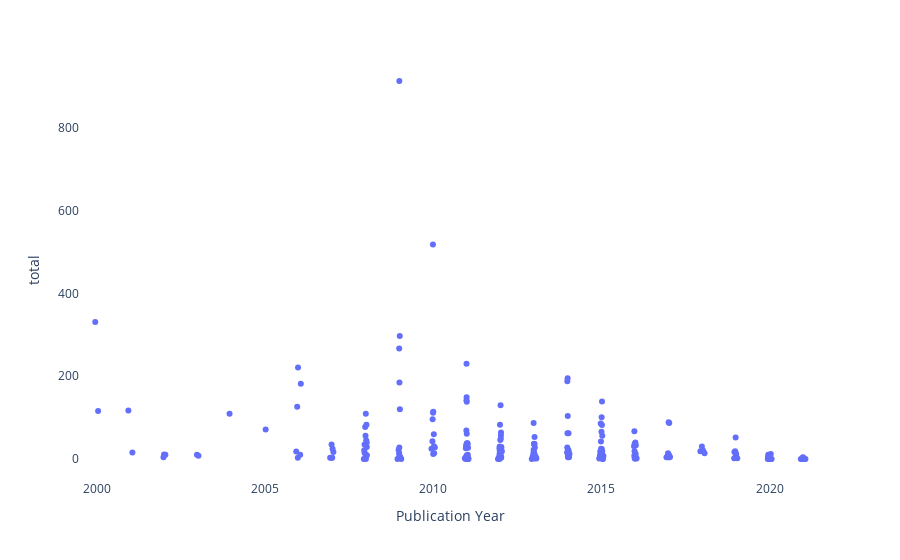

Notebook cell for this chart:
### Markdown cell above
Here's the citation counts of manuscripts plotted by year of publication.

### Code cell
fig = px.strip(dat, x = 'Publication Year', 
                 y = 'total', 
                 hover_data = ['Publication Year', 'total', 'Document Title', 'Journal Title'])
fig.update_layout({
    'plot_bgcolor' : 'rgba(0, 0, 0, 0)',
    'paper_bgcolor' : 'rgba(0, 0, 0, 0)'})
fig.show()

### Figure 1 — Plotly figure (JSON) as saved in the notebook; plotly's stock layout.template omitted (floating-point values rounded to 4 significant figures; data arrays with more than 128 entries replaced by an {"elided": "..."} marker saying what was removed)
{"data": [{"alignmentgroup": "True", "boxpoints": "all", "customdata": {"elided": "228x2 str values"}, "fillcolor": "rgba(255,255,255,0)", "hoveron": "points", "hovertemplate": "Publication Year=%{x}<br>total=%{y}<br>Document Title=%{customdata[0]}<br>Journal Title=%{customdata[1]}<extra></extra>", "legendgroup": "", "line": {"color": "rgba(255,255,255,0)"}, "marker": {"color": "#636efa"}, "name": "", "offsetgroup": "", "orientation": "v", "pointpos": 0, "showlegend": false, "type": "box", "x": {"elided": "228 int values"}, "x0": " ", "xaxis": "x", "y": {"elided": "228 int values"}, "y0": " ", "yaxis": "y"}], "layout": {"autosize": true, "boxmode": "group", "legend": {"tracegroupgap": 0}, "margin": {"t": 60}, "paper_bgcolor": "rgba(0, 0, 0, 0)", "plot_bgcolor": "rgba(0, 0, 0, 0)", "xaxis": {"anchor": "y", "autorange": true, "domain": [0, 1], "range": [2000.0, 2022.0], "title": {"text": "Publication Year"}, "type": "linear"}, "yaxis": {"anchor": "x", "autorange": true, "domain": [0, 1], "range": [-50.72, 963.7], "title": {"text": "total"}, "type": "linear"}}}
